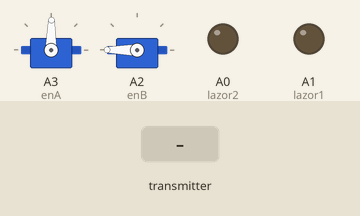
This sketch was run on a simulated Arduino Uno, built with avr-gcc and run on an emulated ATmega328P. Parts: 2 × servo, output pins drawn as LEDs (lit = HIGH). The inputs (shaded band) are chosen by the test bench. No radio packets arrive unless stated.

Above: at 1.2 s.
1.3 s: the transmitter starts sending j1PotX = 0
At 1.7 s:
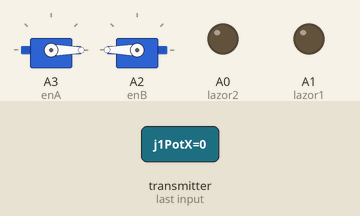
2.8 s: the transmitter starts sending j2PotX = 64
At 4.0 s:
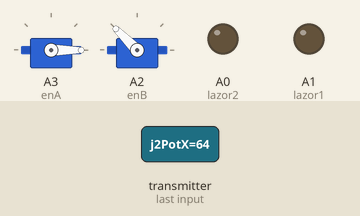
4.3 s: the transmitter starts sending toggle1 = 1
At 5.2 s:
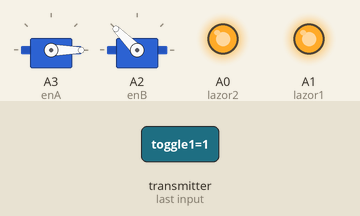
5.8 s: the transmitter starts sending j1PotX = 64
At 6.3 s:
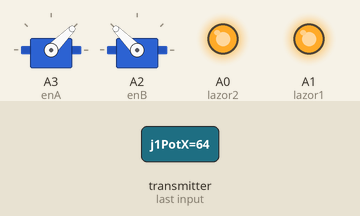
7.3 s: the transmitter starts sending j2PotX = 0
At 8.5 s:
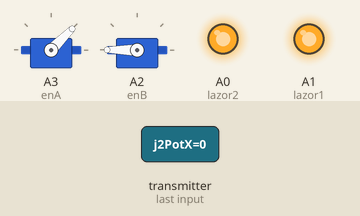
8.8 s: the transmitter starts sending toggle1 = 0
At 9.7 s:
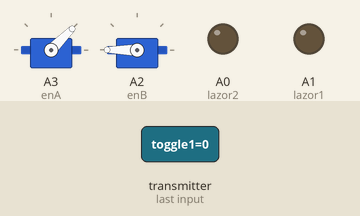
Timing chart, 0 to 11.3 s (numbered marks = the images above; inputs shaded):
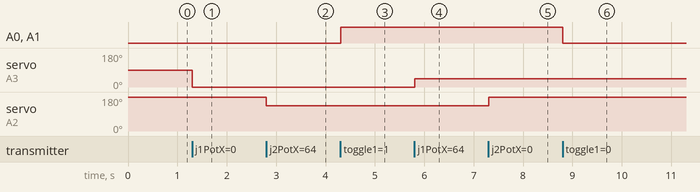

Measured:
- after the input at 1.3 s, servo on A3 (enA): 89° → 0° at once
- after the input at 2.8 s, servo on A2 (enB): 180° → 135° at once
- after the input at 4.3 s, A0 (lazor2), A1 (lazor1): LOW → HIGH at once
- after the input at 5.8 s, servo on A3 (enA): 0° → 45° at once
- after the input at 7.3 s, servo on A2 (enB): 135° → 180° at once
- after the input at 8.8 s, A0 (lazor2), A1 (lazor1): HIGH → LOW at once

The sketch:

receiver.ino
```cpp
#include <SPI.h>
#include <nRF24L01.h>
#include <RF24.h>
#include <SPI.h>
#include <Wire.h>
#include <Servo.h>

#define enA A3
#define enB A2

Servo ESCA;
Servo ESCB;

#define lazor1 A1
#define lazor2 A0

struct Data_Package {
  byte j1PotX;
  byte j1PotY;
//  byte j1Button;
  byte j2PotX;
  byte j2PotY;
//  byte j2Button;
  byte button4;
  byte toggle1;
  byte toggle2;
  byte pot1;
  byte pot2;
};

Data_Package data;

RF24 radio(9, 10); // CE, CSN

const byte address[6] = "00001";

void setup() {
  Serial.begin(115200);

  radio.begin();
  radio.setAutoAck(false);
  radio.openReadingPipe(0, address);
  radio.setPALevel(RF24_PA_MIN);
  radio.setDataRate(RF24_250KBPS);
  radio.startListening();

  ESCA.attach(enA, 1000, 2000);
  ESCB.attach(enB, 1000, 2000);

  pinMode(lazor1, OUTPUT);
  pinMode(lazor2, OUTPUT);

  data.j1PotX = 127;
  data.j1PotY = 127;
  data.toggle1 = false;
}

void loop() {
//  Serial.println("Receiving");
  if (radio.available()) {

    radio.read(&data, sizeof(Data_Package));
  }

  ESCA.write(map(data.j1PotX, 0, 255, 0, 180));
  ESCB.write(map(data.j2PotX, 0, 255, 180, 0));

  if (data.toggle1) {
    digitalWrite(lazor1, HIGH);
    digitalWrite(lazor2, HIGH);
  } else {
    digitalWrite(lazor1, LOW);
    digitalWrite(lazor2, LOW);
  }
}
```
